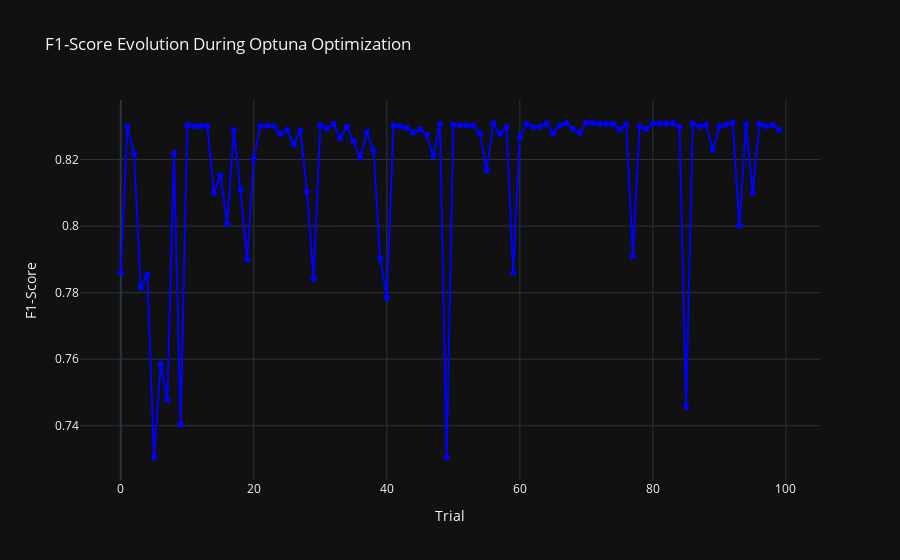

The notebook cell this image was saved under:
### Code cell
# Extract F1-scores from each trial in the study
f1_scores = [study_dt_balanced.trials[i].value for i in range(len(study_dt_balanced.trials))]  # Get the F1-score for each trial

# Create a plotly figure
fig = go.Figure()

# Add a line plot to the figure with the F1-scores
fig.add_trace(go.Scatter(
    x=list(range(len(study_dt_balanced.trials))),  # X-axis: Trial number
    y=f1_scores,  # Y-axis: F1-score values
    mode='markers+lines',  # Display both markers and lines
    name='F1-score',  # Label for the line
    line=dict(color='blue'),  # Line color
    marker=dict(color='blue', size=6)  # Marker style
))

# Update layout for the plot
fig.update_layout(
    title="F1-Score Evolution During Optuna Optimization",  # Title of the plot
    xaxis_title="Trial",  # Label for X-axis
    yaxis_title="F1-Score",  # Label for Y-axis
    template="plotly_dark",  # Use dark template for better visibility
    showlegend=False  # Hide legend
)

# Show the plot
fig.show()

### Figure 1 — Plotly figure (JSON) as saved in the notebook; plotly's stock layout.template omitted (floating-point values rounded to 4 significant figures)
{"data": [{"line": {"color": "blue"}, "marker": {"color": "blue", "size": 6}, "mode": "markers+lines", "name": "F1-score", "type": "scatter", "x": [0, 1, 2, 3, 4, 5, 6, 7, 8, 9, 10, 11, 12, 13, 14, 15, 16, 17, 18, 19, 20, 21, 22, 23, 24, 25, 26, 27, 28, 29, 30, 31, 32, 33, 34, 35, 36, 37, 38, 39, 40, 41, 42, 43, 44, 45, 46, 47, 48, 49, 50, 51, 52, 53, 54, 55, 56, 57, 58, 59, 60, 61, 62, 63, 64, 65, 66, 67, 68, 69, 70, 71, 72, 73, 74, 75, 76, 77, 78, 79, 80, 81, 82, 83, 84, 85, 86, 87, 88, 89, 90, 91, 92, 93, 94, 95, 96, 97, 98, 99], "y": [0.7861, 0.8298, 0.8217, 0.7814, 0.7854, 0.7305, 0.7585, 0.7478, 0.8219, 0.7404, 0.8304, 0.83, 0.8301, 0.8301, 0.81, 0.8153, 0.8006, 0.8288, 0.8108, 0.7899, 0.8202, 0.8301, 0.83, 0.83, 0.8276, 0.8289, 0.8246, 0.8287, 0.8104, 0.7841, 0.8303, 0.8294, 0.8307, 0.8264, 0.8298, 0.8255, 0.8206, 0.8282, 0.8228, 0.7903, 0.7785, 0.8302, 0.83, 0.8295, 0.8281, 0.8291, 0.8274, 0.8211, 0.8307, 0.7305, 0.8305, 0.8303, 0.8302, 0.8303, 0.8278, 0.8167, 0.8309, 0.8277, 0.8297, 0.7861, 0.8269, 0.8307, 0.8297, 0.8299, 0.8308, 0.8279, 0.8303, 0.8309, 0.8292, 0.8281, 0.831, 0.831, 0.8308, 0.8308, 0.8307, 0.829, 0.8306, 0.791, 0.83, 0.8292, 0.8308, 0.8308, 0.8308, 0.8309, 0.8299, 0.7457, 0.8308, 0.8299, 0.8305, 0.8229, 0.8299, 0.8305, 0.8311, 0.8001, 0.8306, 0.81, 0.8307, 0.83, 0.8304, 0.8289]}], "layout": {"showlegend": false, "title": {"text": "F1-Score Evolution During Optuna Optimization"}, "xaxis": {"title": {"text": "Trial"}}, "yaxis": {"title": {"text": "F1-Score"}}}}
